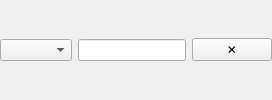
<?xml version="1.0" encoding="UTF-8"?>
<ui version="4.0">
 <class>ContactEntry</class>
 <widget class="QWidget" name="ContactEntry">
  <layout class="QHBoxLayout" name="layout" stretch="0,1,0">
   <property name="leftMargin">
    <number>0</number>
   </property>
   <property name="topMargin">
    <number>0</number>
   </property>
   <property name="rightMargin">
    <number>0</number>
   </property>
   <property name="bottomMargin">
    <number>0</number>
   </property>
   <item>
    <widget class="QComboBox" name="kind" />
   </item>
   <item>
    <widget class="QLineEdit" name="value" />
   </item>
   <item>
    <widget class="QPushButton" name="remove">
     <property name="text">
      <string>✕</string>
     </property>
    </widget>
   </item>
  </layout>
 </widget>
 <resources />
 <connections />
</ui>
